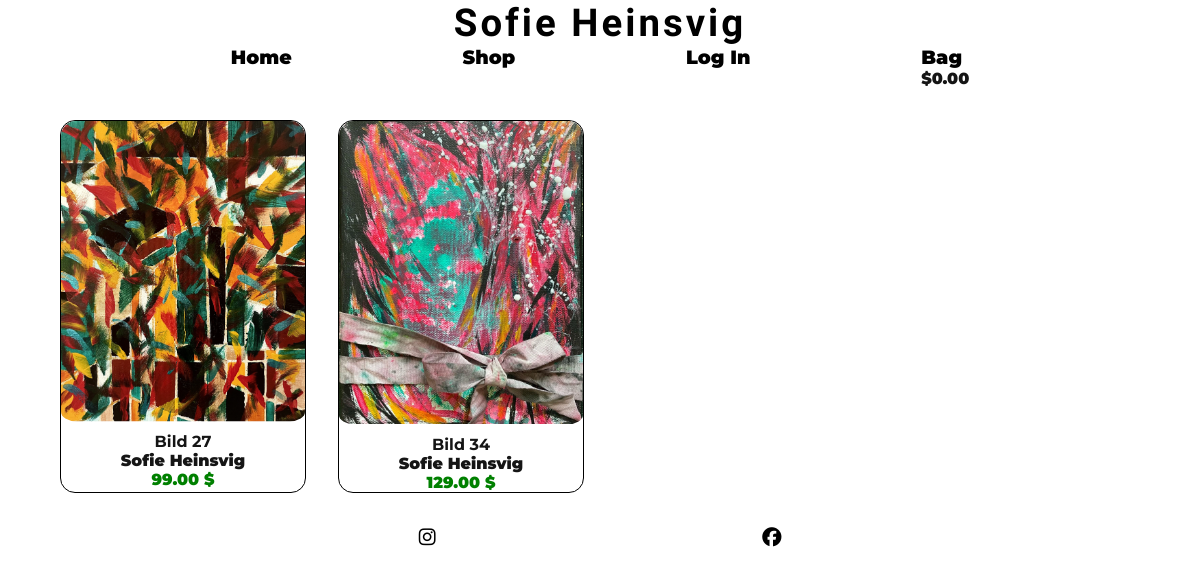
/store/, run on the app's committed database.
### store/models.py (models this page shows, shortened)
class Product(models.Model):
    name = models.CharField(max_length=255)
    description = models.TextField()
    price = models.DecimalField(max_digits=8, decimal_places=2)
    image = models.ImageField(upload_to='product_images/')
    category = models.ForeignKey(Category, on_delete=models.CASCADE)
    artist = models.ForeignKey(Artist, on_delete=models.CASCADE)
    created_at = models.DateTimeField(auto_now_add=True)

class Artist(models.Model):
    name = models.CharField(max_length=255)
    def __str__(self):
        return self.name

### store/views.py (the view)
# urls.py: path('', views.all_products, name='products'),
def all_products(request):
    products = Product.objects.all()
    context = {
        'products': products,
    }
    return render(request, 'store/store.html', context)

### bag/contexts.py (called while the page is built, shortened)
def bag_contents(request):
    bag_items = []
    total = 0
    product_count = 0
    bag = request.session.get('bag', {})
    context = {
        'bag_items': bag_items,
        'total': total,
        'product_count': product_count,
    }
    return context

### store/templates/store/store.html
{% extends "base.html" %}
{% load static %}
{% block content %}
    <div class="grid-container">
        {% for product in products %}
            <div class="product">
                <a href="{% url 'product_detail' product.pk %}">
                    <img src="{{ product.image.url }}" alt="{{ product.name }}">
                </a>
                <div class="product-info">
                    <span class="product-name">{{ product.name }}</span>
                    <br>
                    <span class="product-artist">{{ product.artist }}</span>
                    <br>
                    <span class="product-price">{{ product.price }} $</span>
                </div>
            </div>
        {% endfor %}
    </div>
{% endblock %}

### static/css/style.css (style rules this page uses)
* { margin: 0; padding: 0; box-sizing: border-box; }
body { font-family: Montserrat, sans-serif; color: #151515; position: relative; font-weight: 900; font-size: 1rem; width: 90vw; margin-inline: auto; }
a { text-decoration: none; color: black; font-size: 1.2em; }
img { max-width: 100%; }
.grid-container { display: grid; grid-template-columns: repeat(4, 1fr); gap: 2em; margin-inline: auto; margin-top: 2em; }
.product { border: 1px solid black; border-radius: 15px; }
.product img { width: 100%; height: auto; border-radius: 15px; padding-bottom: 0.3em; }
.product-info { text-align: center; }
.product-name { font-weight: bold; }
.product-price { color: green; }

### data on the page
Product: image (picture), name "Bild 27", artist "Sofie Heinsvig", price "99.00"
Product: image (picture), name "Bild 34", artist "Sofie Heinsvig", price "129.00"
